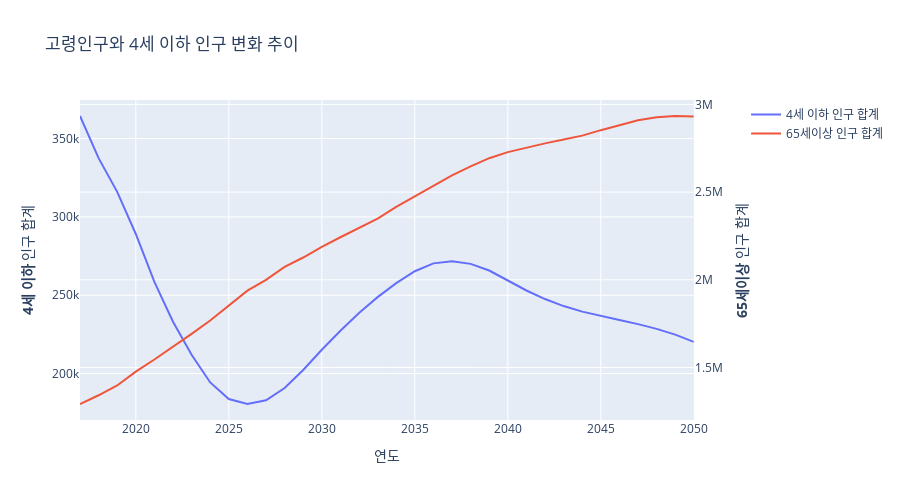

Notebook code cell kept with this figure:
### Code cell
# 고령인구와 4세 이하 인구 추이 시각화 하기
fig = make_subplots(specs=[[{"secondary_y": True}]])

fig.add_trace(
    go.Scatter(x=total_kid_elder['연도'], y=total_kid_elder['4세 이하 인구 합계'], name="4세 이하 인구 합계"),
    secondary_y=False,
)

fig.add_trace(
    go.Scatter(x=total_kid_elder['연도'],y=total_kid_elder['65세이상 인구 합계'], name="65세이상 인구 합계"),
    secondary_y=True,
)

fig.update_layout(
    title_text="고령인구와 4세 이하 인구 변화 추이",
    width=900,
    height=500
)

fig.update_xaxes(title_text="연도")

fig.update_yaxes(title_text="<b>4세 이하</b> 인구 합계", secondary_y=False)
fig.update_yaxes(title_text="<b>65세이상</b> 인구 합계", secondary_y=True)

fig.show()

### Figure 1 — Plotly figure (JSON) as saved in the notebook; plotly's stock layout.template omitted (floating-point values rounded to 4 significant figures)
{"data": [{"name": "4세 이하 인구 합계", "type": "scatter", "x": [2017, 2018, 2019, 2020, 2021, 2022, 2023, 2024, 2025, 2026, 2027, 2028, 2029, 2030, 2031, 2032, 2033, 2034, 2035, 2036, 2037, 2038, 2039, 2040, 2041, 2042, 2043, 2044, 2045, 2046, 2047, 2048, 2049, 2050], "xaxis": "x", "y": [364416, 337490, 315996, 289085, 258523, 233066, 211978, 194295, 183670, 180529, 182900, 190725, 202266, 215173, 227317, 238601, 248769, 257678, 265298, 270318, 271706, 269996, 265761, 259534, 253010, 247534, 243055, 239501, 236632, 234100, 231520, 228515, 224801, 220189], "yaxis": "y"}, {"name": "65세이상 인구 합계", "type": "scatter", "x": [2017, 2018, 2019, 2020, 2021, 2022, 2023, 2024, 2025, 2026, 2027, 2028, 2029, 2030, 2031, 2032, 2033, 2034, 2035, 2036, 2037, 2038, 2039, 2040, 2041, 2042, 2043, 2044, 2045, 2046, 2047, 2048, 2049, 2050], "xaxis": "x", "y": [1292108, 1341836, 1397496, 1476752, 1545639, 1616269, 1691853, 1768360, 1853084, 1937948, 2000032, 2073950, 2127121, 2187977, 2242669, 2293458, 2348374, 2415472, 2475251, 2539264, 2595169, 2646821, 2693283, 2727774, 2754180, 2777723, 2799468, 2821841, 2853054, 2881663, 2909455, 2926646, 2933785, 2930495], "yaxis": "y2"}], "layout": {"height": 500, "title": {"text": "고령인구와 4세 이하 인구 변화 추이"}, "width": 900, "xaxis": {"anchor": "y", "domain": [0, 0.94], "title": {"text": "연도"}}, "yaxis": {"anchor": "x", "domain": [0, 1], "title": {"text": "<b>4세 이하</b> 인구 합계"}}, "yaxis2": {"anchor": "x", "overlaying": "y", "side": "right", "title": {"text": "<b>65세이상</b> 인구 합계"}}}}
